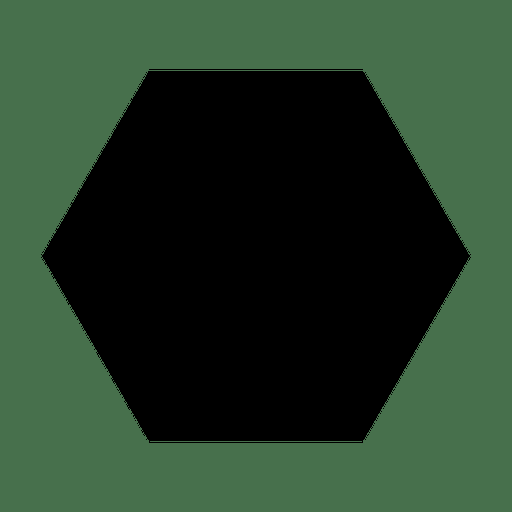
#> input picture 2016BEC078 NEHA KALA/Experiment_10_Edge_Detection/hexagon.png, 512 x 512 px
$ python Edge_detection.py
#> lines starting #> are read from the running program, lines starting #| are printed output that depends on the picture; after the words box and inside, x2 and y2 are one past the last pixel; in counts of white or black regions, pixels touching at a corner belong together
# -*- coding: utf-8 -*-
"""
Created on Wed Oct  9 23:47:32 2019

@author: Neha Kala
"""


import numpy as np
from matplotlib import pyplot as plt
import cv2
img=cv2.imread("hexagon.png",0)
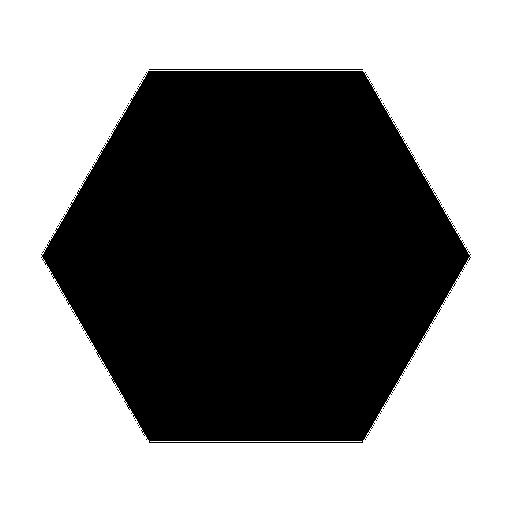
#> img: shape (512, 512); values 0 (black) and 98 (white), 54.4% white; 7 black regions (5 under 20 px), largest, box (x1, y1, x2, y2) and area: (41, 71, 471, 443) 119409, (149, 69, 363, 70) 214
plt.subplot(141)
plt.title("Grayscale_Hexagon",fontsize=20)
plt.imshow(img,cmap="gray")
img1=np.pad(img, (1,1), 'constant', constant_values=(0,0))
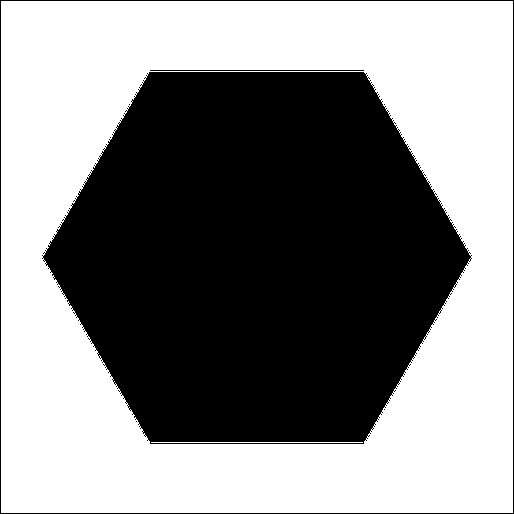
#> img1: shape (514, 514); values 0 (black) and 98 (white), 53.9% white; 8 black regions (5 under 20 px), largest, box (x1, y1, x2, y2) and area: (42, 72, 472, 444) 119409, (0, 0, 514, 514) 2052, (150, 70, 364, 71) 214
new_img1=np.zeros([512,512])
new_img2=np.zeros([512,512])
w=np.array([[-1,0,1],[-2,0,2],[-1,0,1]])

for i in range(512):
    for j in range(512):
        z=img1[i:i+3,j:j+3]*w
        a=np.sum(z)
        new_img1[i][j]=int(abs(a))
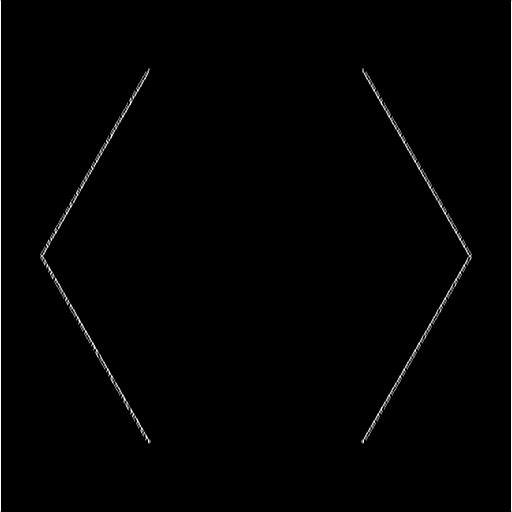
#> new_img1: shape (512, 512) float64; min 0, max 392, mean 3.8; drawn with min black and max white

plt.subplot(142)
plt.title("Vertical_mask_sobel",fontsize=20)
plt.imshow(new_img1,cmap='gray')
w1=np.array([[-1,-2,-1],[0,0,0],[1,2,1]])
for i in range(512):
    for j in range(512):
        z=img1[i:i+3,j:j+3]*w1
        a=np.sum(z)
        new_img2[i][j]=int(abs(a))
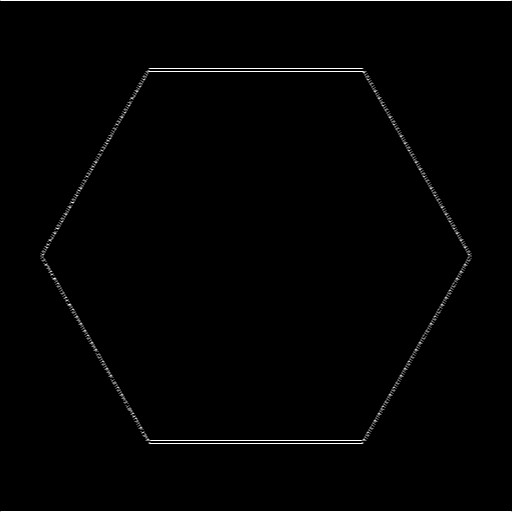
#> new_img2: shape (512, 512) float64; min 0, max 392, mean 4.2; drawn with min black and max white
plt.subplot(143)
plt.title("Horizontal_mask_sobel",fontsize=20)
plt.imshow(new_img2,cmap='gray')

y=((new_img1)**2+(new_img2)**2)**(1/2)
plt.subplot(144)
plt.title("Magnitude",fontsize=20)
plt.imshow(y,cmap='gray')
